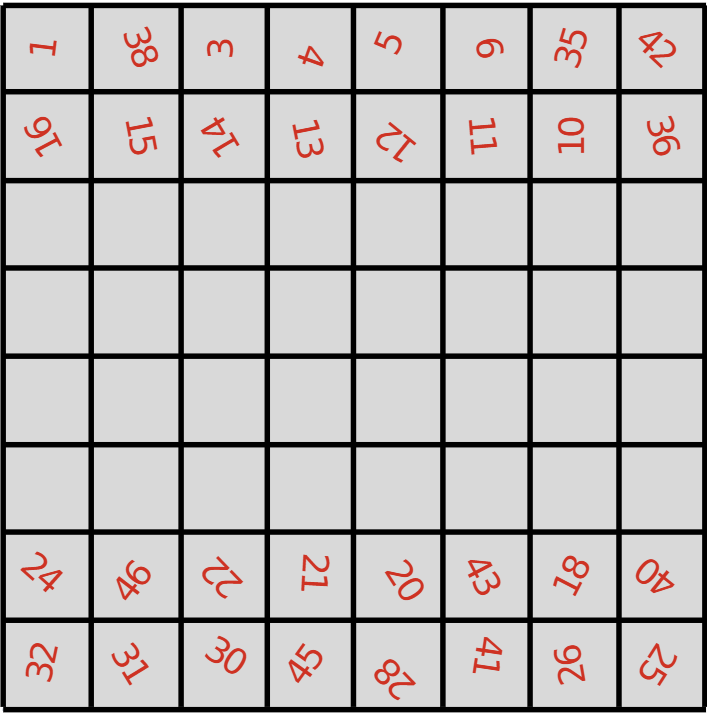
#> input picture test/test3.jpg, 707 x 713 px, found by its file name
$ python detection_calque.py
#> lines starting #> are read from the running program, lines starting #| are printed output that depends on the picture; after the words box and inside, x2 and y2 are one past the last pixel; in counts of white or black regions, pixels touching at a corner belong together
import cv2
import numpy as np
import os


orb = cv2.ORB_create(nfeatures=2000)  # plus de features !

img_test = cv2.imread("test3.jpg")  # ton image avec toutes les pièces
#> img_test is the input picture: shape (713, 707, 3); mean B, G, R 184.6, 184.9, 188.2
gray_test = cv2.cvtColor(img_test, cv2.COLOR_BGR2GRAY)
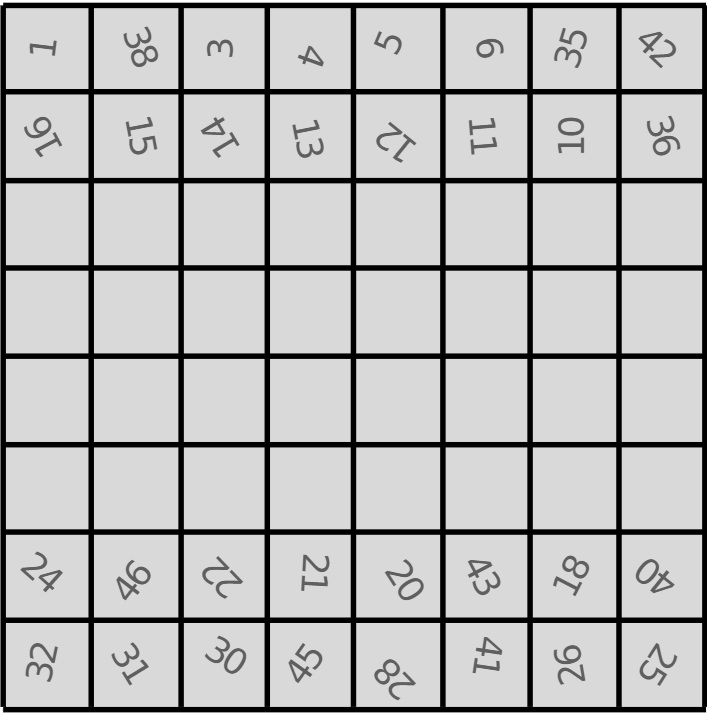
#> gray_test: shape (713, 707); min 0, max 255, mean 185.9

db_path = r"C:\Users\STROTZ Naela\chess-project\database"

db_images = [f for f in os.listdir(db_path) if f.endswith((".jpg"))]

bf = cv2.BFMatcher(cv2.NORM_HAMMING, crossCheck=True)

for db_img in db_images:
    path = os.path.join(db_path, db_img)
    img_db = cv2.imread(path, cv2.IMREAD_GRAYSCALE)
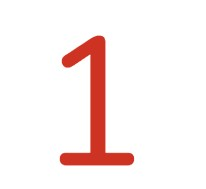
#> input picture database/1.jpg, 206 x 189 px, found by its file name
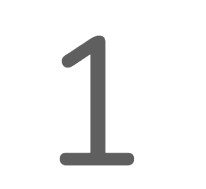
#> img_db: shape (189, 206); min 81, max 255, mean 242.4

    # Features
    kp1, des1 = orb.detectAndCompute(img_db, None)
#> kp1 = 38 keypoints; strongest (x, y, size): (106, 151, 31), (107, 151, 37.2), (89, 56, 31), (89, 151, 37.2)
    kp2, des2 = orb.detectAndCompute(gray_test, None)
#> kp2 = 2000 keypoints; strongest (x, y, size): (528, 92, 77.1), (528, 622, 77.1), (271, 87, 31), (528, 445, 77.1)

    if des1 is None or des2 is None:
        continue

    matches = bf.match(des1, des2)
#> matches = 15 matches
    matches = sorted(matches, key=lambda x: x.distance)

    # Garde les meilleurs
    good_matches = matches[:40]
#> good_matches = 15 matches

    if len(good_matches) > 10:  # seuil minimal
        print(f"{db_img} -> {len(good_matches)} correspondances")
#| 1.jpg -> 15 correspondances

        src_pts = np.float32([kp1[m.queryIdx].pt for m in good_matches]).reshape(-1,1,2)
#> src_pts = 15 rows, first 8: [132, 154], [66.36, 64.28], [103.2, 37.2], [61, 154], [66, 66], [62.21, 58.75], [62.21, 62.21], [62.4, 62.4]
        dst_pts = np.float32([kp2[m.trainIdx].pt for m in good_matches]).reshape(-1,1,2)
#> dst_pts = 15 rows, first 8: [492, 119], [326, 557], [223, 119], [31, 44], [129.6, 591], [495, 145], [375.6, 42], [141, 576.5]

        M, mask = cv2.findHomography(src_pts, dst_pts, cv2.RANSAC,5.0)
#> M = [[-2.04, -0.0339, 129.2], [-9.42, -0.135, 594.6], [-0.0156, -0.000446, 1]]; mask = [0, 0, 0, 1, 1, 0, 1, 1, 1, 0, 0, 0, 0, 0, 0]
        if M is not None:
            h, w = img_db.shape
#> h = 189; w = 206
            pts = np.float32([[0,0],[0,h],[w,h],[w,0]]).reshape(-1,1,2)
#> pts = [[0, 0], [0, 189], [206, 189], [206, 0]]
            dst = cv2.perspectiveTransform(pts, M)
#> dst = [[129.2, 594.6], [134.1, 621.6], [129.5, 595.5], [131.5, 606.6]]

            img_test = cv2.polylines(img_test,[np.int32(dst)],True,(0,255,0),3)
#> img_test: shape (713, 707, 3); 0.03% of pixels changed, all inside (x1, y1, x2, y2) = (127, 592, 137, 624)
#> pass 2 of the loop `for db_img in db_images:`:
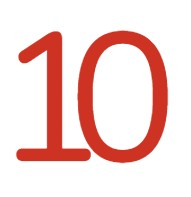
#> input picture database/10.jpg, 191 x 197 px, found by its file name
#> `img_db = cv2.imread(path, cv2.IMREAD_GRAYSCALE)`:
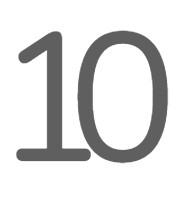
#> img_db: shape (197, 191); min 82, max 255, mean 222.7
#> kp1 = 56 keypoints; strongest (x, y, size): (45, 52, 31), (45, 147, 31), (63, 147, 31), (88, 151, 44.6)
#> matches = 17 matches
#| 10.jpg -> 17 correspondances
#> src_pts = 17 rows, first 8: [57, 31], [55, 31], [60, 33], [86, 160], [88, 159], [150, 40.8], [151, 151], [96.77, 131.3]
#> dst_pts = 17 rows, first 8: [319, 61], [129.6, 591], [141, 576.5], [477, 648], [153, 136], [218.4, 40.8], [491, 588], [400, 132]
#> M = [[1.28, 3.02, -159.9], [-10.19, 10.43, 551.2], [-0.0138, 0.0138, 1]]; mask = 17 values, max 1 at index 6, min 0 at index 0, mean 0.294
#> dst = [[-159.9, 551.2], [117.3, 701.1], [629.7, 609.9], [-51.79, 852.9]]
#> `img_test = cv2.polylines(img_test,[np.int32(dst)],True,(0,255,0),3)`:
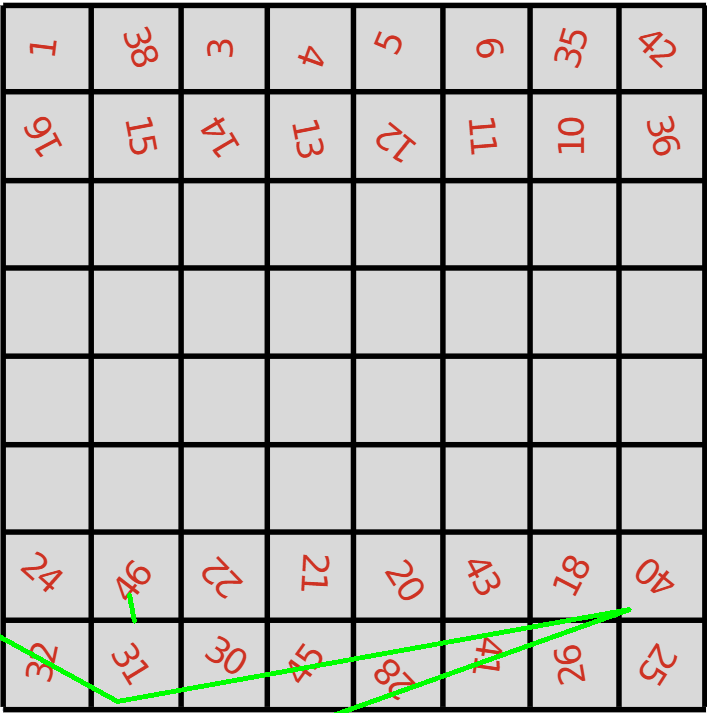
#> img_test: shape (713, 707, 3); mean B, G, R 182.9, 185.6, 186.4
#> pass 3 of the loop `for db_img in db_images:`:
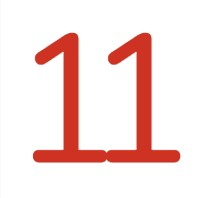
#> input picture database/11.jpg, 202 x 198 px, found by its file name
#> `img_db = cv2.imread(path, cv2.IMREAD_GRAYSCALE)`:
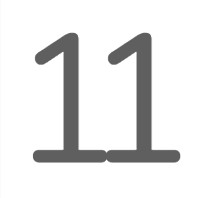
#> img_db: shape (198, 202); min 80, max 255, mean 230.4
#> kp1 = 78 keypoints; strongest (x, y, size): (134, 148, 37.2), (61, 148, 37.2), (79, 148, 37.2), (135, 148, 31)
#> matches = 19 matches
#| 11.jpg -> 19 correspondances
#> src_pts = 19 rows, first 8: [38.4, 63.6], [76, 34], [77, 36], [108.9, 55.3], [112.3, 62.21], [112, 64], [109.4, 61.92], [108, 56.16]
#> dst_pts = 19 rows, first 8: [492, 119], [321, 65], [223, 119], [495, 145], [326, 557], [129.6, 591], [375.6, 42], [31, 44]
#> M = [[-0.0918, -11.73, 654.3], [0.0177, -0.999, 51.95], [-0.000115, -0.018, 1]]; mask = 19 values, max 1 at index 3, min 0 at index 0, mean 0.211
#> dst = [[654.3, 51.95], [649.6, 56.75], [651, 54.87], [650.8, 56.84]]
#> `img_test = cv2.polylines(img_test,[np.int32(dst)],True,(0,255,0),3)`:
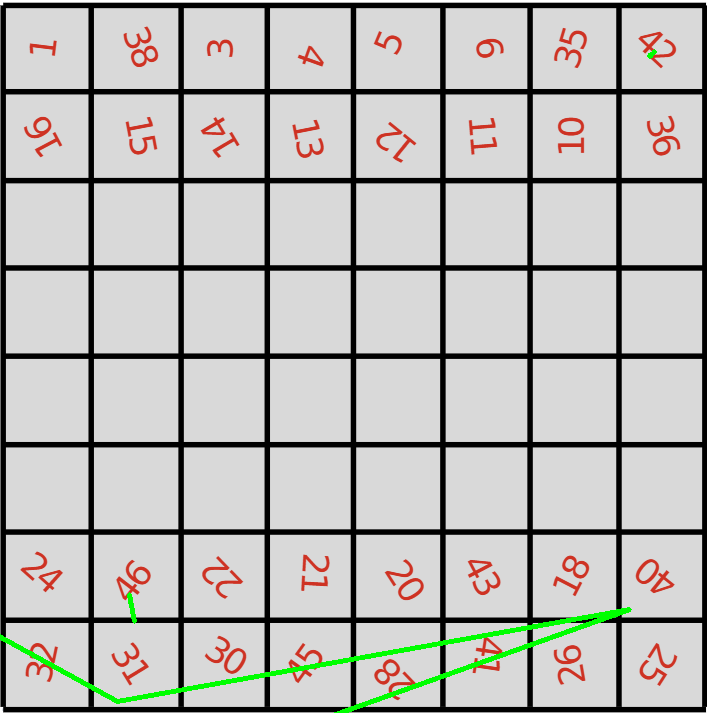
#> img_test: shape (713, 707, 3); 0.01% of pixels changed, all inside (x1, y1, x2, y2) = (647, 49, 657, 59)

cv2.imshow("Detection", img_test)
cv2.waitKey(0)
cv2.destroyAllWindows()
